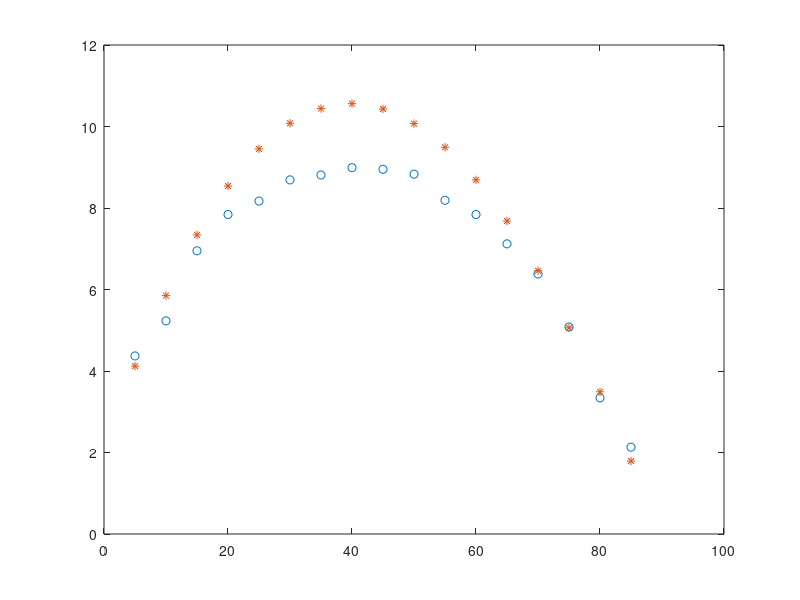

Write MATLAB code to recreate this figure.
angle=5:5:85;
distance=[4.37 5.23 6.95 7.84 8.17 8.69 8.81 8.99 8.95 8.83 8.19 7.84 7.12 6.38 5.08 3.34 2.13];
distance2=[4.12 5.85 7.34 8.54 9.45 10.08 10.44 10.56 10.43 10.07 9.49 8.69 7.68 6.46 5.06 3.49 1.79];
plot(angle,distance,'o',angle,distance2,'*')

error=norm(distance-distance2)
